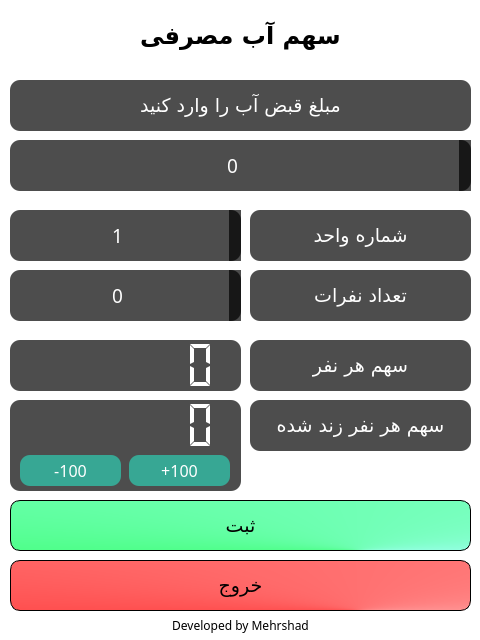
<?xml version="1.0" encoding="UTF-8"?>
<ui version="4.0">
 <class>ab</class>
 <widget class="QWidget" name="ab">
  <property name="geometry">
   <rect>
    <x>0</x>
    <y>0</y>
    <width>480</width>
    <height>640</height>
   </rect>
  </property>
  <property name="minimumSize">
   <size>
    <width>480</width>
    <height>640</height>
   </size>
  </property>
  <property name="maximumSize">
   <size>
    <width>480</width>
    <height>640</height>
   </size>
  </property>
  <property name="font">
   <font>
    <family>Mikhak Medium</family>
    <pointsize>14</pointsize>
   </font>
  </property>
  <property name="cursor">
   <cursorShape>ArrowCursor</cursorShape>
  </property>
  <property name="windowTitle">
   <string>Form</string>
  </property>
  <property name="windowIcon">
   <iconset resource="Apart11.qrc">
    <normaloff>:/pics/.Images/Icon/euro.png</normaloff>:/pics/.Images/Icon/euro.png</iconset>
  </property>
  <property name="styleSheet">
   <string notr="true">background-color:white;</string>
  </property>
  <widget class="QLabel" name="label">
   <property name="geometry">
    <rect>
     <x>70</x>
     <y>10</y>
     <width>341</width>
     <height>51</height>
    </rect>
   </property>
   <property name="font">
    <font>
     <family>Mikhak Medium</family>
     <pointsize>18</pointsize>
     <weight>75</weight>
     <bold>true</bold>
     <underline>false</underline>
    </font>
   </property>
   <property name="styleSheet">
    <string notr="true">color:black</string>
   </property>
   <property name="text">
    <string>سهم آب مصرفی</string>
   </property>
   <property name="alignment">
    <set>Qt::AlignCenter</set>
   </property>
  </widget>
  <widget class="QPushButton" name="ButtExit">
   <property name="geometry">
    <rect>
     <x>10</x>
     <y>560</y>
     <width>461</width>
     <height>51</height>
    </rect>
   </property>
   <property name="font">
    <font>
     <family>Mikhak Medium</family>
     <pointsize>14</pointsize>
    </font>
   </property>
   <property name="cursor">
    <cursorShape>PointingHandCursor</cursorShape>
   </property>
   <property name="styleSheet">
    <string notr="true">QPushButton{
background-color: qconicalgradient(cx:0.756, cy:1, angle:296.3, stop:0 rgba(255, 170, 170, 255), stop:0.931818 rgba(255, 45, 45, 255), stop:1 rgba(255, 255, 255, 255));
border: 1px solid black;
color:black;
border-radius: 10px}
QPushButton:hover{
color:white;}</string>
   </property>
   <property name="text">
    <string>خروج</string>
   </property>
  </widget>
  <widget class="QLabel" name="label_2">
   <property name="geometry">
    <rect>
     <x>20</x>
     <y>615</y>
     <width>441</width>
     <height>21</height>
    </rect>
   </property>
   <property name="font">
    <font>
     <family>Mikhak Medium</family>
     <pointsize>9</pointsize>
     <underline>false</underline>
    </font>
   </property>
   <property name="styleSheet">
    <string notr="true">color:black</string>
   </property>
   <property name="text">
    <string>Developed by Mehrshad</string>
   </property>
   <property name="alignment">
    <set>Qt::AlignCenter</set>
   </property>
  </widget>
  <widget class="QPushButton" name="ButtSettings">
   <property name="geometry">
    <rect>
     <x>420</x>
     <y>10</y>
     <width>51</width>
     <height>51</height>
    </rect>
   </property>
   <property name="font">
    <font>
     <pointsize>30</pointsize>
    </font>
   </property>
   <property name="cursor">
    <cursorShape>PointingHandCursor</cursorShape>
   </property>
   <property name="whatsThis">
    <string>&lt;html&gt;&lt;head/&gt;&lt;body&gt;&lt;p align=&quot;center&quot;&gt;تنظیمات&lt;/p&gt;&lt;/body&gt;&lt;/html&gt;</string>
   </property>
   <property name="styleSheet">
    <string notr="true">border-radius:10px</string>
   </property>
   <property name="text">
    <string/>
   </property>
   <property name="icon">
    <iconset resource="Apart11.qrc">
     <normaloff>:/pics/.Images/Icon/settings.png</normaloff>:/pics/.Images/Icon/settings.png</iconset>
   </property>
   <property name="iconSize">
    <size>
     <width>48</width>
     <height>48</height>
    </size>
   </property>
  </widget>
  <widget class="QPushButton" name="ButtBack">
   <property name="geometry">
    <rect>
     <x>10</x>
     <y>10</y>
     <width>51</width>
     <height>51</height>
    </rect>
   </property>
   <property name="font">
    <font>
     <pointsize>30</pointsize>
    </font>
   </property>
   <property name="cursor">
    <cursorShape>PointingHandCursor</cursorShape>
   </property>
   <property name="whatsThis">
    <string>&lt;html&gt;&lt;head/&gt;&lt;body&gt;&lt;p align=&quot;center&quot;&gt;بازگشت&lt;/p&gt;&lt;/body&gt;&lt;/html&gt;</string>
   </property>
   <property name="styleSheet">
    <string notr="true">border-radius:10px</string>
   </property>
   <property name="text">
    <string/>
   </property>
   <property name="icon">
    <iconset resource="Apart11.qrc">
     <normaloff>:/pics/.Images/Icon/back.png</normaloff>:/pics/.Images/Icon/back.png</iconset>
   </property>
   <property name="iconSize">
    <size>
     <width>48</width>
     <height>48</height>
    </size>
   </property>
  </widget>
  <widget class="QLabel" name="label_3">
   <property name="geometry">
    <rect>
     <x>10</x>
     <y>80</y>
     <width>461</width>
     <height>51</height>
    </rect>
   </property>
   <property name="font">
    <font>
     <family>Mikhak Medium</family>
     <pointsize>14</pointsize>
    </font>
   </property>
   <property name="styleSheet">
    <string notr="true">background-color: rgba(0,0,0,0.7);
border: 0px solid white;
color:white;
border-radius: 10px</string>
   </property>
   <property name="text">
    <string>مبلغ قبض آب را وارد کنید</string>
   </property>
   <property name="alignment">
    <set>Qt::AlignCenter</set>
   </property>
  </widget>
  <widget class="QLabel" name="label_4">
   <property name="geometry">
    <rect>
     <x>250</x>
     <y>210</y>
     <width>221</width>
     <height>51</height>
    </rect>
   </property>
   <property name="font">
    <font>
     <family>Mikhak Medium</family>
     <pointsize>14</pointsize>
    </font>
   </property>
   <property name="styleSheet">
    <string notr="true">background-color: rgba(0,0,0,0.7);
border: 0px solid white;
color:white;
border-radius: 10px</string>
   </property>
   <property name="text">
    <string>شماره واحد</string>
   </property>
   <property name="alignment">
    <set>Qt::AlignCenter</set>
   </property>
  </widget>
  <widget class="QSpinBox" name="spinBoxNafar">
   <property name="geometry">
    <rect>
     <x>10</x>
     <y>270</y>
     <width>231</width>
     <height>51</height>
    </rect>
   </property>
   <property name="font">
    <font>
     <family>Mikhak Medium</family>
     <pointsize>14</pointsize>
     <weight>50</weight>
     <bold>false</bold>
    </font>
   </property>
   <property name="cursor">
    <cursorShape>PointingHandCursor</cursorShape>
   </property>
   <property name="styleSheet">
    <string notr="true">background-color: rgba(0,0,0,0.7);
border: 0px solid white;
color:white;
border-radius: 10px</string>
   </property>
   <property name="frame">
    <bool>false</bool>
   </property>
   <property name="alignment">
    <set>Qt::AlignCenter</set>
   </property>
   <property name="readOnly">
    <bool>false</bool>
   </property>
   <property name="maximum">
    <number>10</number>
   </property>
   <property name="singleStep">
    <number>1</number>
   </property>
  </widget>
  <widget class="QLabel" name="label_5">
   <property name="geometry">
    <rect>
     <x>250</x>
     <y>340</y>
     <width>221</width>
     <height>51</height>
    </rect>
   </property>
   <property name="font">
    <font>
     <family>Mikhak Medium</family>
     <pointsize>14</pointsize>
    </font>
   </property>
   <property name="styleSheet">
    <string notr="true">background-color: rgba(0,0,0,0.7);
border: 0px solid white;
color:white;
border-radius: 10px</string>
   </property>
   <property name="text">
    <string>سهم هر نفر</string>
   </property>
   <property name="alignment">
    <set>Qt::AlignCenter</set>
   </property>
  </widget>
  <widget class="QPushButton" name="ButtSabt">
   <property name="geometry">
    <rect>
     <x>10</x>
     <y>500</y>
     <width>461</width>
     <height>51</height>
    </rect>
   </property>
   <property name="font">
    <font>
     <family>Mikhak Medium</family>
     <pointsize>14</pointsize>
    </font>
   </property>
   <property name="cursor">
    <cursorShape>PointingHandCursor</cursorShape>
   </property>
   <property name="styleSheet">
    <string notr="true">QPushButton{
background-color: qconicalgradient(cx:0.756, cy:1, angle:296.3, stop:0 rgba(170, 255, 255, 255), stop:0.931818 rgba(45, 255, 95, 255), stop:1 rgba(255, 255, 255, 255));
border: 1px solid black;
color:black;
border-radius: 10px}
QPushButton:hover{
color:white;}</string>
   </property>
   <property name="text">
    <string>ثبت</string>
   </property>
  </widget>
  <widget class="QSpinBox" name="spinBoxAb">
   <property name="geometry">
    <rect>
     <x>10</x>
     <y>140</y>
     <width>461</width>
     <height>51</height>
    </rect>
   </property>
   <property name="font">
    <font>
     <family>Mikhak Medium</family>
     <pointsize>14</pointsize>
     <weight>50</weight>
     <bold>false</bold>
    </font>
   </property>
   <property name="cursor">
    <cursorShape>PointingHandCursor</cursorShape>
   </property>
   <property name="styleSheet">
    <string notr="true">background-color: rgba(0,0,0,0.7);
border: 0px solid white;
color:white;
border-radius: 10px</string>
   </property>
   <property name="frame">
    <bool>false</bool>
   </property>
   <property name="alignment">
    <set>Qt::AlignCenter</set>
   </property>
   <property name="readOnly">
    <bool>false</bool>
   </property>
   <property name="maximum">
    <number>999999999</number>
   </property>
   <property name="singleStep">
    <number>100</number>
   </property>
  </widget>
  <widget class="QLabel" name="label_6">
   <property name="geometry">
    <rect>
     <x>250</x>
     <y>270</y>
     <width>221</width>
     <height>51</height>
    </rect>
   </property>
   <property name="font">
    <font>
     <family>Mikhak Medium</family>
     <pointsize>14</pointsize>
    </font>
   </property>
   <property name="styleSheet">
    <string notr="true">background-color: rgba(0,0,0,0.7);
border: 0px solid white;
color:white;
border-radius: 10px</string>
   </property>
   <property name="text">
    <string>تعداد نفرات</string>
   </property>
   <property name="alignment">
    <set>Qt::AlignCenter</set>
   </property>
  </widget>
  <widget class="QSpinBox" name="spinBoxVahed">
   <property name="geometry">
    <rect>
     <x>10</x>
     <y>210</y>
     <width>231</width>
     <height>51</height>
    </rect>
   </property>
   <property name="font">
    <font>
     <family>Mikhak Medium</family>
     <pointsize>14</pointsize>
     <weight>50</weight>
     <bold>false</bold>
    </font>
   </property>
   <property name="cursor">
    <cursorShape>PointingHandCursor</cursorShape>
   </property>
   <property name="styleSheet">
    <string notr="true">background-color: rgba(0,0,0,0.7);
border: 0px solid white;
color:white;
border-radius: 10px</string>
   </property>
   <property name="frame">
    <bool>false</bool>
   </property>
   <property name="alignment">
    <set>Qt::AlignCenter</set>
   </property>
   <property name="readOnly">
    <bool>false</bool>
   </property>
   <property name="minimum">
    <number>1</number>
   </property>
   <property name="maximum">
    <number>13</number>
   </property>
   <property name="singleStep">
    <number>1</number>
   </property>
  </widget>
  <widget class="QLabel" name="label_7">
   <property name="geometry">
    <rect>
     <x>250</x>
     <y>400</y>
     <width>221</width>
     <height>51</height>
    </rect>
   </property>
   <property name="font">
    <font>
     <family>Mikhak Medium</family>
     <pointsize>14</pointsize>
    </font>
   </property>
   <property name="styleSheet">
    <string notr="true">background-color: rgba(0,0,0,0.7);
border: 0px solid white;
color:white;
border-radius: 10px</string>
   </property>
   <property name="text">
    <string>سهم هر نفر زند شده</string>
   </property>
   <property name="alignment">
    <set>Qt::AlignCenter</set>
   </property>
  </widget>
  <widget class="QLCDNumber" name="lcdNumberSahm">
   <property name="geometry">
    <rect>
     <x>10</x>
     <y>340</y>
     <width>231</width>
     <height>51</height>
    </rect>
   </property>
   <property name="cursor">
    <cursorShape>IBeamCursor</cursorShape>
   </property>
   <property name="layoutDirection">
    <enum>Qt::LeftToRight</enum>
   </property>
   <property name="styleSheet">
    <string notr="true">background-color: rgba(0,0,0,0.7);
border: 0px solid white;
color:white;
border-radius: 10px</string>
   </property>
   <property name="digitCount">
    <number>7</number>
   </property>
   <property name="segmentStyle">
    <enum>QLCDNumber::Flat</enum>
   </property>
   <property name="intValue" stdset="0">
    <number>0</number>
   </property>
  </widget>
  <widget class="QLCDNumber" name="lcdNumberSahmRound">
   <property name="geometry">
    <rect>
     <x>10</x>
     <y>400</y>
     <width>231</width>
     <height>51</height>
    </rect>
   </property>
   <property name="cursor">
    <cursorShape>IBeamCursor</cursorShape>
   </property>
   <property name="styleSheet">
    <string notr="true">background-color: rgba(0,0,0,0);
border: 0px solid white;
color:white;
border-radius: 10px</string>
   </property>
   <property name="digitCount">
    <number>7</number>
   </property>
   <property name="segmentStyle">
    <enum>QLCDNumber::Flat</enum>
   </property>
   <property name="intValue" stdset="0">
    <number>0</number>
   </property>
  </widget>
  <widget class="QPushButton" name="ButtPlus100">
   <property name="geometry">
    <rect>
     <x>129</x>
     <y>455</y>
     <width>101</width>
     <height>31</height>
    </rect>
   </property>
   <property name="font">
    <font>
     <family>Mikhak Medium</family>
     <pointsize>12</pointsize>
    </font>
   </property>
   <property name="cursor">
    <cursorShape>PointingHandCursor</cursorShape>
   </property>
   <property name="styleSheet">
    <string notr="true">QPushButton{
background-color:rgba(50, 190, 166,0.8);
border: 0px solid black;
color:white;
border-radius: 10px}
QPushButton:hover{
color:rgb(0, 255, 0);}</string>
   </property>
   <property name="text">
    <string>+100</string>
   </property>
  </widget>
  <widget class="QPushButton" name="ButtMine100">
   <property name="geometry">
    <rect>
     <x>20</x>
     <y>455</y>
     <width>101</width>
     <height>31</height>
    </rect>
   </property>
   <property name="font">
    <font>
     <family>Mikhak Medium</family>
     <pointsize>12</pointsize>
    </font>
   </property>
   <property name="cursor">
    <cursorShape>PointingHandCursor</cursorShape>
   </property>
   <property name="styleSheet">
    <string notr="true">QPushButton{
background-color:rgba(50, 190, 166,0.8);
border: 0px solid black;
color:white;
border-radius: 10px}
QPushButton:hover{
color:rgb(255, 0, 0);}</string>
   </property>
   <property name="text">
    <string>-100</string>
   </property>
  </widget>
  <widget class="QLabel" name="label_8">
   <property name="geometry">
    <rect>
     <x>10</x>
     <y>400</y>
     <width>231</width>
     <height>91</height>
    </rect>
   </property>
   <property name="styleSheet">
    <string notr="true">background-color: rgba(0,0,0,0.7);
border: 0px solid white;
color:white;
border-radius: 10px</string>
   </property>
   <property name="text">
    <string/>
   </property>
  </widget>
  <zorder>label_8</zorder>
  <zorder>label_3</zorder>
  <zorder>label_2</zorder>
  <zorder>label</zorder>
  <zorder>ButtExit</zorder>
  <zorder>ButtSettings</zorder>
  <zorder>ButtBack</zorder>
  <zorder>label_4</zorder>
  <zorder>spinBoxNafar</zorder>
  <zorder>label_5</zorder>
  <zorder>ButtSabt</zorder>
  <zorder>spinBoxAb</zorder>
  <zorder>label_6</zorder>
  <zorder>spinBoxVahed</zorder>
  <zorder>label_7</zorder>
  <zorder>lcdNumberSahm</zorder>
  <zorder>lcdNumberSahmRound</zorder>
  <zorder>ButtMine100</zorder>
  <zorder>ButtPlus100</zorder>
 </widget>
 <tabstops>
  <tabstop>spinBoxAb</tabstop>
  <tabstop>spinBoxVahed</tabstop>
  <tabstop>spinBoxNafar</tabstop>
  <tabstop>ButtPlus100</tabstop>
  <tabstop>ButtMine100</tabstop>
  <tabstop>ButtSabt</tabstop>
  <tabstop>ButtExit</tabstop>
  <tabstop>ButtBack</tabstop>
  <tabstop>ButtSettings</tabstop>
 </tabstops>
 <resources>
  <include location="Apart11.qrc"/>
 </resources>
 <connections/>
</ui>
